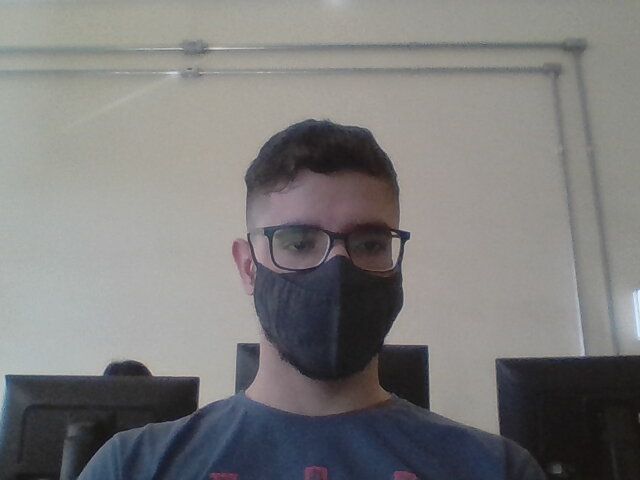
#> input picture s6/atividade_2/imagem_1.jpg, 640 x 480 px
$ python atividade_2.py
#> lines starting #> are read from the running program, lines starting #| are printed output that depends on the picture
import cv2 as cv


def main():
    img_1 = cv.imread('imagem_1.jpg')
#> img_1 is the input picture: shape (480, 640, 3); mean B, G, R 123.1, 123.7, 124.4
    img_1 = cv.cvtColor(img_1, cv.COLOR_BGR2GRAY)
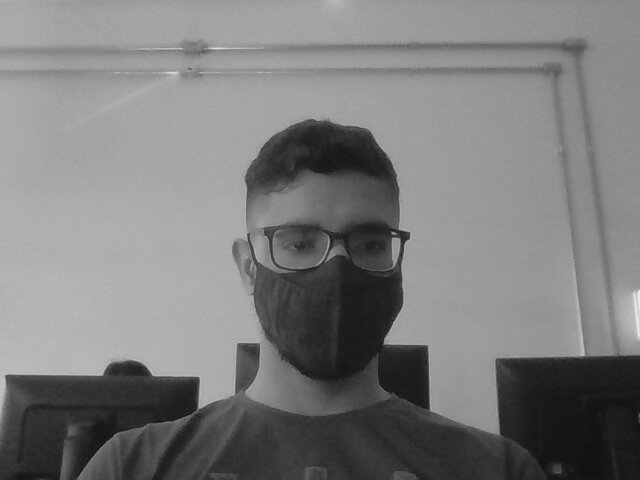
#> img_1: shape (480, 640); min 12, max 241, mean 123.8

    img_2 = cv.imread('imagem_2.jpg')
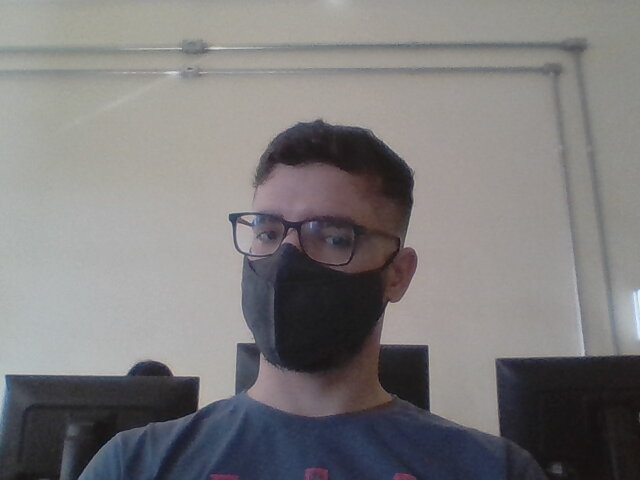
#> input picture s6/atividade_2/imagem_2.jpg, 640 x 480 px
#> img_2 is the input picture: shape (480, 640, 3); mean B, G, R 123.7, 123.2, 125
    img_2 = cv.cvtColor(img_2, cv.COLOR_BGR2GRAY)
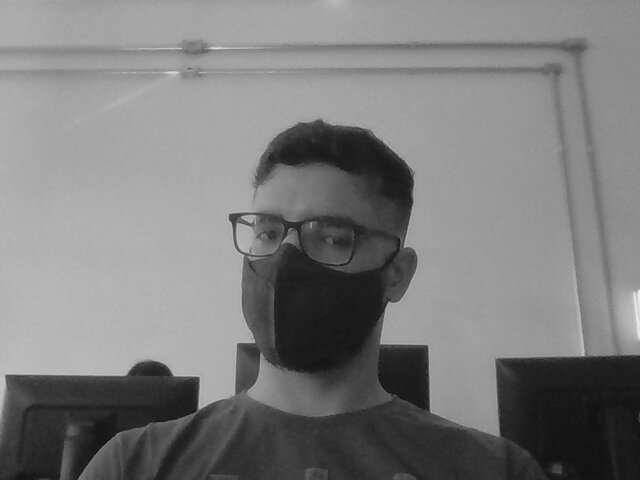
#> img_2: shape (480, 640); min 9, max 238, mean 123.8

    result = img_1 + img_2
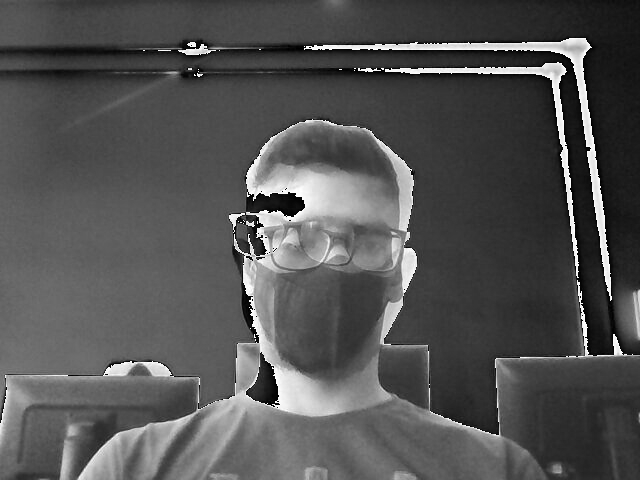
#> result: shape (480, 640); min 0, max 255, mean 83.1
    for row in range(len(result)):
        for col in range(len(result[0])):
            if result[row, col] > 255:
                result[row, col] = 255
            result[row, col] = result[row, col] / 2
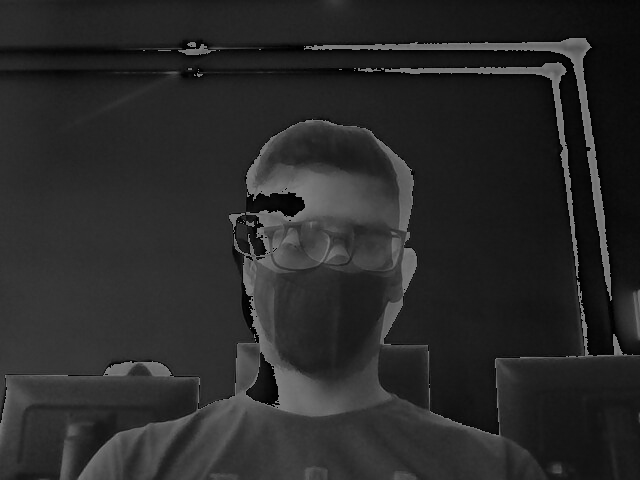
#> result: shape (480, 640); min 0, max 127, mean 41.3

    cv.imshow('resultado', result)
    cv.waitKey(0)
    cv.destroyAllWindows()


if __name__ == '__main__':
    main()
